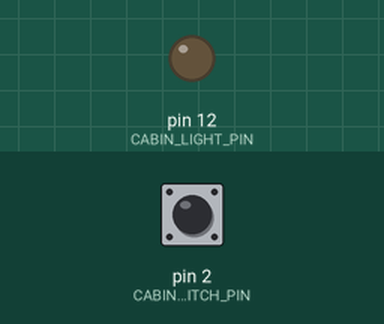
This sketch was run on a simulated Arduino Uno, built with avr-gcc and run on an emulated ATmega328P. On the bench: output pins drawn as LEDs (lit = HIGH). Inputs (shaded band) come from the test bench; at power-on: pin 2 (CABIN_LIGHT_SWITCH_PIN) LOW.

Above: at 1.2 s.
1.3 s: pin 2 (CABIN_LIGHT_SWITCH_PIN) pulled HIGH for 0.15 s
At 1.37 s:
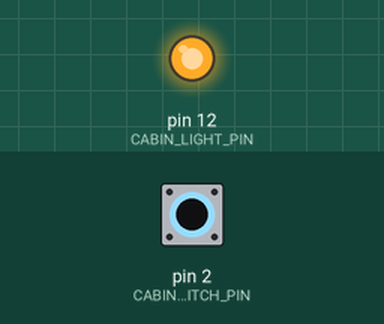
2.9 s: pin 2 (CABIN_LIGHT_SWITCH_PIN) pulled HIGH for 3.2 s
At 7.1 s:
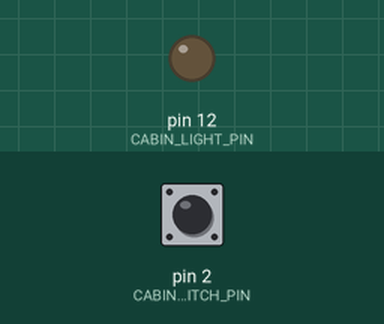
Timing chart, 0 to 8.6 s (numbered marks = the images above; inputs shaded):
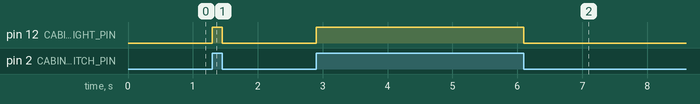

The sketch:

Day3.ino
```cpp
//#include "Arduino.h"

// Define Cabin Light Pin as pin 12 on board
#define CABIN_LIGHT_PIN 12
// Define switch Pin as Pin 2 on board
#define CABIN_LIGHT_SWITCH_PIN 2

void setup() {
  // Set Cabin Light Pin as an Output pin
  pinMode(CABIN_LIGHT_PIN, OUTPUT);
  pinMode(CABIN_LIGHT_SWITCH_PIN, INPUT);
}

void loop() {
  if(digitalRead(CABIN_LIGHT_SWITCH_PIN) == HIGH)
  {
    digitalWrite(CABIN_LIGHT_PIN, HIGH);
  }
  else
  {
    digitalWrite(CABIN_LIGHT_PIN, LOW);
  }
}
```

Measured:
- after the input at 1.3 s, pin 12 (CABIN_LIGHT_PIN): LOW → HIGH at once, → LOW 0.15 s later
- after the input at 2.9 s, pin 12 (CABIN_LIGHT_PIN): LOW → HIGH at once, → LOW 3.2 s later
